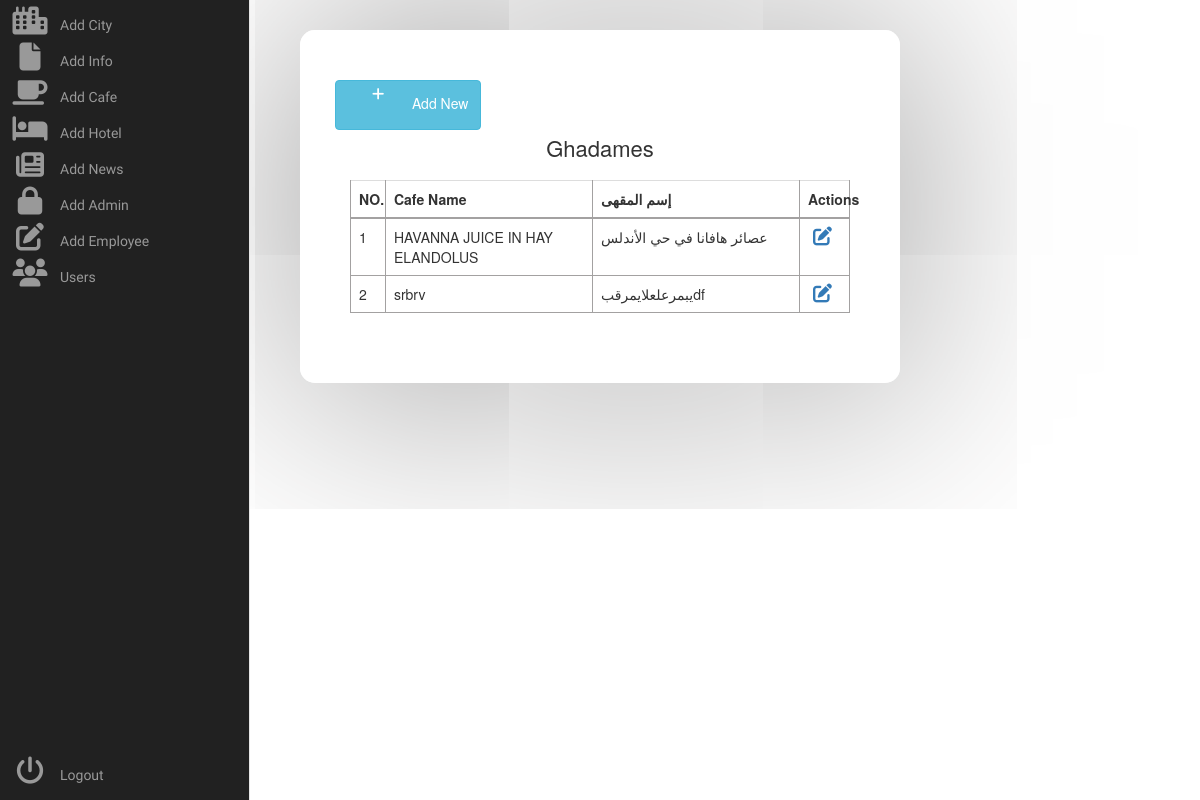
/admin/cafe_info.php?id=9, run on an earlier commit of the app's database.
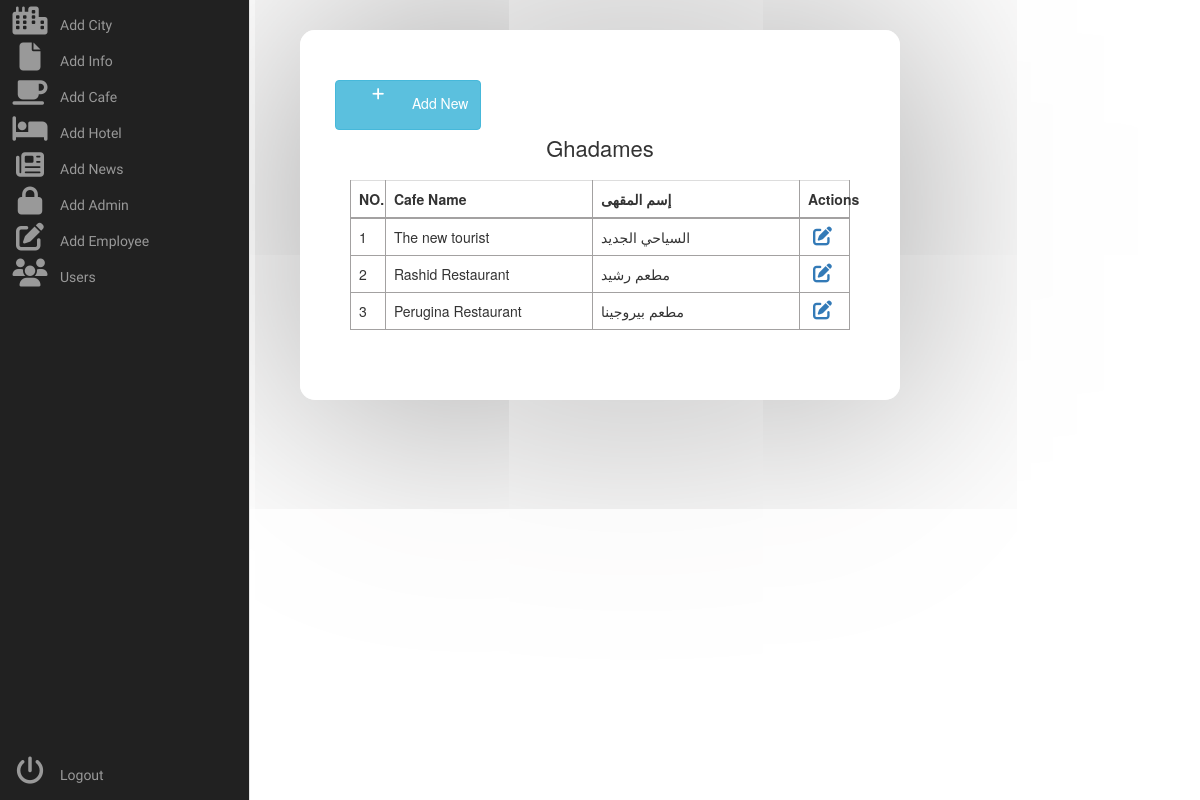
And on a later commit of the database.
### tables this page shows
CREATE TABLE `cafe` (
  `cafe_id` int(255) NOT NULL,
  `cafe_name` varchar(255) NOT NULL,
  `cafe_name_ar` varchar(255) NOT NULL,
  `cafe_location` varchar(255) NOT NULL,
  `cafe_img` varchar(255) NOT NULL,
  `cafe_city_id` tinyint(255) NOT NULL
);

### admin/cafe_info.php (the view, shortened to what this page needs)
<?php
include '../config.php';
?>
<!DOCTYPE html>
<html lang="en">
<head>
        <link rel="stylesheet" href="style/admin.css">
        <link rel="stylesheet" href="https://stackpath.bootstrapcdn.com/font-awesome/4.7.0/css/font-awesome.min.css">
    <link rel="stylesheet" href="https://stackpath.bootstrapcdn.com/bootstrap/3.3.7/css/bootstrap.min.css">
    </head>
    <body>
    <div class="area"></div><nav class="main-menu">
    <ul>
                <li>
                    <a href="city.php">
                        <i class="fa fa-city fa-2x"></i>
                        <span class="nav-text">
                           Add City
                        </span>
                    </a>
                </li>
                <li class="has-subnav">
                    <a href="info.php">
                        <i class="fa fa-file fa-2x"></i>
                        <span class="nav-text">
                            Add Info
                        </span>
                    </a>
                </li>
                <li class="has-subnav">
                    <a href="cafes.php">
                       <i class="fa fa-mug-saucer fa-2x"></i>
                        <span class="nav-text">
                            Add Cafe
                        </span>
                    </a>
                </li>
                <li class="has-subnav">
                    <a href="hotels.php">
                       <i class="fa fa-hotel fa-2x"></i>
                        <span class="nav-text">
                            Add Hotel
                        </span>
                    </a>
                </li>
                <li>
                    <a href="news.php">
                        <i class="fa fa-newspaper fa-2x"></i>
                        <span class="nav-text">
                            Add News
                        </span>
                    </a>
                </li>
                <li>
                    <a href="admin.php">
                        <i class="fa fa-lock fa-2x"></i>
                        <span class="nav-text">
                           Add Admin
                        </span>
                    </a>
                </li>
                <li>
                   <a href="employee.php">
                       <i class="fa fa-pen-to-square fa-2x"></i>
                        <span class="nav-text">
                            Add Employee
                        </span>
                    </a>
                </li>
                <li>
                   <a href="users.php">
                        <i class="fa fa-users fa-2x"></i>
                        <span class="nav-text">
                            Users
                        </span>
                    </a>
                </li>
            </ul>
            <ul class="logout">
                <li>
                   <a href="#">
                         <i class="fa fa-power-off fa-2x"></i>
                        <span class="nav-text">
                            Logout
                        </span>
                    </a>
                </li>
            </ul>
        </nav>
        <diV class="table-wrapper">
            <div class="table-title">
                <div class="row">
                <a href="add_cafe.php" type="button" class="btn btn-info "><i class="fa fa-plus"></i> Add New</a>
                    <?php
                        $city_id = $_GET['id'];
                        $query_pag_data1 = "SELECT * FROM city WHERE city_id = $city_id";
                        $result_pag_data1 = mysqli_query($conn, $query_pag_data1);
                        while($row = mysqli_fetch_assoc($result_pag_data1))
                        $city_name = $row['city_name'];
                    ?>
                    <div><h2><?php echo $city_name; ?> <b></b></h2></div>
                </div>
            </div>
        <table class="table table-bordered">
            <thead>
                <tr>
                    <th style="width: 7%;">NO.</th>
                    <th>Cafe Name</th>
                    <th>إسم المقهى</th>
                    <th style="width: 10%;">Actions</th>
                </tr>
            </thead>
            <tbody>
                <?php
                    include "../config.php";
                    $city_id = $_GET['id'];
                    $query_pag_data = "SELECT * FROM cafe WHERE cafe_city_id = $city_id";
                    $result_pag_data = mysqli_query($conn, $query_pag_data);
                    $i = 1;
                    while($row = mysqli_fetch_assoc($result_pag_data))
                    {
                        $info_title = $row['cafe_name'];
                        $info_title_ar = $row['cafe_name_ar'];
                ?>
                <tr>
                    <td><?php echo $i++ ?></td>
                    <td><?php echo $info_title; ?></td>
                    <td><?php echo $info_title_ar; ?></td>
                    <td><?php echo "<a href='edit_cafe.php?id=$row[cafe_id]'><i class='fa-solid fa-pen-to-square'></a>" ?></td>
                </tr>
            <?php } ?>
            </tbody>
        </table>
        </diV>
    </body>
</html>

What changed in the data, as far as the page shows it:
removed cafe: cafe_name "HAVANNA JUICE IN HAY ELANDOLUS", cafe_name_ar "عصائر هافانا في حي الأندلس"
removed cafe: cafe_name "srbrv", cafe_name_ar "يبمرعلعلايمرقبdf"
added cafe: cafe_name "The new tourist", cafe_name_ar "السياحي الجديد"
added cafe: cafe_name "Rashid Restaurant", cafe_name_ar "مطعم رشيد"
added cafe: cafe_name "Perugina Restaurant", cafe_name_ar "مطعم بيروجينا"
